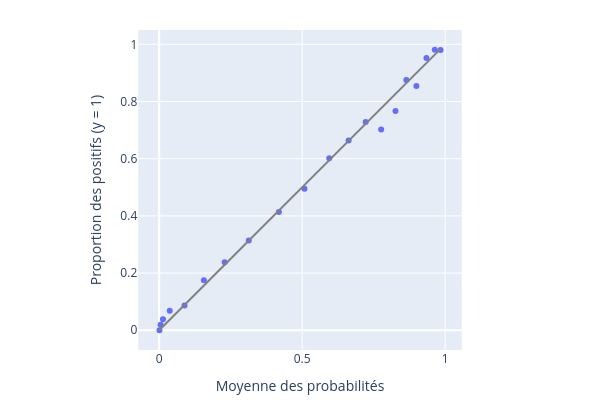

The notebook cell saved with this chart:
### Code cell
# Prédiction sur le jeu de données de tes
y_pred = classifier_xgb.predict_proba(x_test)[:, 1]

# Construction du tableau de données
sklearn_calibration_df = sklearn_calibration(y_test, y_pred)

# Affichage graphique
xlim_ylim_sklearn = sklearn_calibration_df.values.max()

fig = px.scatter(
    sklearn_calibration_df,
    x="prob_pred",
    y="prob_true"
)
fig.add_trace(
    go.Scatter(
        x=[0, xlim_ylim_sklearn],
        y=[0, xlim_ylim_sklearn],
        mode="lines",
        line=go.scatter.Line(color="gray"),
        showlegend=False)
)
fig.update_layout(
    xaxis_title="Moyenne des probabilités",
    yaxis_title="Proportion des positifs (y = 1)",
    yaxis=dict(scaleanchor="x", scaleratio=1),
    xaxis=dict(constrain='domain'),
    margin=dict(l=0, r=0, t=30, b=50),
    width=600, height=400
)
fig.show()

### Figure 1 — Plotly figure (JSON) as saved in the notebook; plotly's stock layout.template omitted (floating-point values rounded to 4 significant figures)
{"data": [{"hovertemplate": "prob_pred=%{x}<br>prob_true=%{y}<extra></extra>", "legendgroup": "", "marker": {"color": "#636efa", "symbol": "circle"}, "mode": "markers", "name": "", "orientation": "v", "showlegend": false, "type": "scatter", "x": [0.000925, 0.005026, 0.01335, 0.03696, 0.0886, 0.1563, 0.2291, 0.3133, 0.4186, 0.5081, 0.5948, 0.6625, 0.7221, 0.7763, 0.8264, 0.8644, 0.8996, 0.9347, 0.9639, 0.984], "xaxis": "x", "y": [0, 0.01942, 0.03846, 0.06796, 0.08654, 0.1748, 0.2381, 0.3137, 0.4135, 0.4951, 0.6019, 0.6635, 0.7282, 0.7019, 0.767, 0.875, 0.8544, 0.9519, 0.981, 0.9804], "yaxis": "y"}, {"line": {"color": "gray"}, "mode": "lines", "showlegend": false, "type": "scatter", "x": [0, 0.984], "y": [0, 0.984]}], "layout": {"height": 400, "legend": {"tracegroupgap": 0}, "margin": {"b": 50, "l": 0, "r": 0, "t": 30}, "width": 600, "xaxis": {"anchor": "y", "constrain": "domain", "domain": [0, 1], "title": {"text": "Moyenne des probabilités"}}, "yaxis": {"anchor": "x", "domain": [0, 1], "scaleanchor": "x", "scaleratio": 1, "title": {"text": "Proportion des positifs (y = 1)"}}}}
